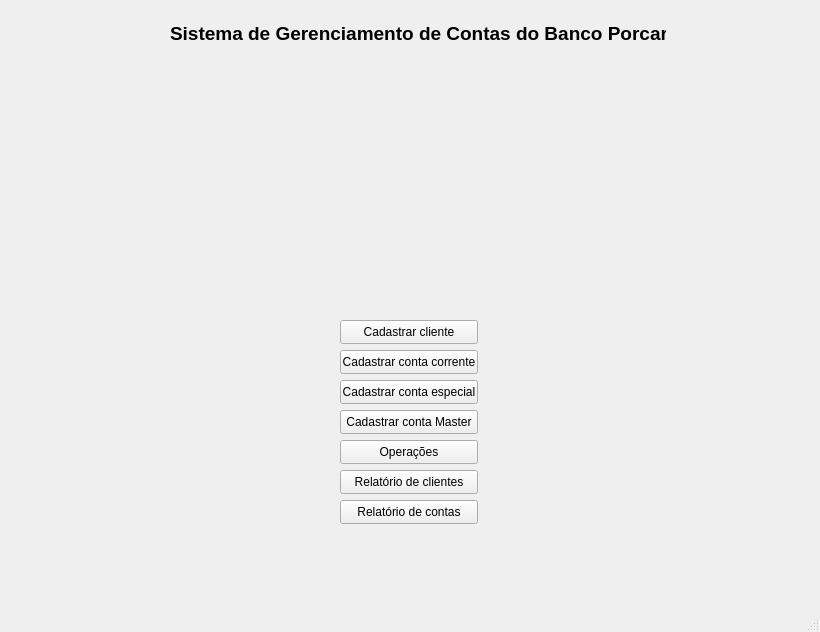
<?xml version="1.0" encoding="UTF-8"?>
<ui version="4.0">
 <class>MainWindow</class>
 <widget class="QMainWindow" name="MainWindow">
  <property name="geometry">
   <rect>
    <x>0</x>
    <y>0</y>
    <width>820</width>
    <height>632</height>
   </rect>
  </property>
  <property name="font">
   <font>
    <underline>false</underline>
   </font>
  </property>
  <property name="windowTitle">
   <string>Gerenciador de Contas do Banco do Tabajara</string>
  </property>
  <property name="autoFillBackground">
   <bool>false</bool>
  </property>
  <property name="styleSheet">
   <string notr="true">MainWindow {
background-image: url(:/images/background.jpeg);
}

</string>
  </property>
  <widget class="QWidget" name="centralwidget">
   <widget class="QLabel" name="label">
    <property name="geometry">
     <rect>
      <x>170</x>
      <y>20</y>
      <width>496</width>
      <height>26</height>
     </rect>
    </property>
    <property name="font">
     <font>
      <pointsize>14</pointsize>
      <bold>true</bold>
      <underline>false</underline>
     </font>
    </property>
    <property name="styleSheet">
     <string notr="true">background: transparent;</string>
    </property>
    <property name="text">
     <string>Sistema de Gerenciamento de Contas do Banco Porcaria</string>
    </property>
   </widget>
   <widget class="QLabel" name="logoLabel">
    <property name="geometry">
     <rect>
      <x>310</x>
      <y>110</y>
      <width>200</width>
      <height>200</height>
     </rect>
    </property>
    <property name="minimumSize">
     <size>
      <width>200</width>
      <height>200</height>
     </size>
    </property>
    <property name="autoFillBackground">
     <bool>false</bool>
    </property>
    <property name="styleSheet">
     <string notr="true">background-image: url(:/images/logo.png);</string>
    </property>
    <property name="text">
     <string/>
    </property>
   </widget>
   <widget class="QPushButton" name="pushButton_CadCliente">
    <property name="geometry">
     <rect>
      <x>340</x>
      <y>320</y>
      <width>138</width>
      <height>24</height>
     </rect>
    </property>
    <property name="minimumSize">
     <size>
      <width>138</width>
      <height>24</height>
     </size>
    </property>
    <property name="autoFillBackground">
     <bool>false</bool>
    </property>
    <property name="text">
     <string>Cadastrar cliente</string>
    </property>
   </widget>
   <widget class="QPushButton" name="pushButton_CadContaCorr">
    <property name="geometry">
     <rect>
      <x>340</x>
      <y>350</y>
      <width>138</width>
      <height>24</height>
     </rect>
    </property>
    <property name="minimumSize">
     <size>
      <width>138</width>
      <height>24</height>
     </size>
    </property>
    <property name="autoFillBackground">
     <bool>false</bool>
    </property>
    <property name="text">
     <string>Cadastrar conta corrente</string>
    </property>
   </widget>
   <widget class="QPushButton" name="pushButton_CadContaEsp">
    <property name="geometry">
     <rect>
      <x>340</x>
      <y>380</y>
      <width>138</width>
      <height>24</height>
     </rect>
    </property>
    <property name="minimumSize">
     <size>
      <width>138</width>
      <height>24</height>
     </size>
    </property>
    <property name="autoFillBackground">
     <bool>false</bool>
    </property>
    <property name="text">
     <string>Cadastrar conta especial</string>
    </property>
   </widget>
   <widget class="QPushButton" name="pushButton_CadContaMast">
    <property name="geometry">
     <rect>
      <x>340</x>
      <y>410</y>
      <width>138</width>
      <height>24</height>
     </rect>
    </property>
    <property name="minimumSize">
     <size>
      <width>138</width>
      <height>24</height>
     </size>
    </property>
    <property name="autoFillBackground">
     <bool>false</bool>
    </property>
    <property name="text">
     <string>Cadastrar conta Master</string>
    </property>
   </widget>
   <widget class="QPushButton" name="pushButton_Operacoes">
    <property name="geometry">
     <rect>
      <x>340</x>
      <y>440</y>
      <width>138</width>
      <height>24</height>
     </rect>
    </property>
    <property name="minimumSize">
     <size>
      <width>138</width>
      <height>24</height>
     </size>
    </property>
    <property name="autoFillBackground">
     <bool>false</bool>
    </property>
    <property name="text">
     <string>Operações</string>
    </property>
   </widget>
   <widget class="QPushButton" name="pushButton_RelatoriosClient">
    <property name="geometry">
     <rect>
      <x>340</x>
      <y>470</y>
      <width>138</width>
      <height>24</height>
     </rect>
    </property>
    <property name="text">
     <string>Relatório de clientes</string>
    </property>
   </widget>
   <widget class="QPushButton" name="pushButton_RelatoriosCont">
    <property name="geometry">
     <rect>
      <x>340</x>
      <y>500</y>
      <width>138</width>
      <height>24</height>
     </rect>
    </property>
    <property name="text">
     <string>Relatório de contas</string>
    </property>
   </widget>
  </widget>
  <widget class="QMenuBar" name="menubar">
   <property name="geometry">
    <rect>
     <x>0</x>
     <y>0</y>
     <width>820</width>
     <height>22</height>
    </rect>
   </property>
  </widget>
  <widget class="QStatusBar" name="statusbar"/>
 </widget>
 <resources/>
 <connections/>
</ui>
